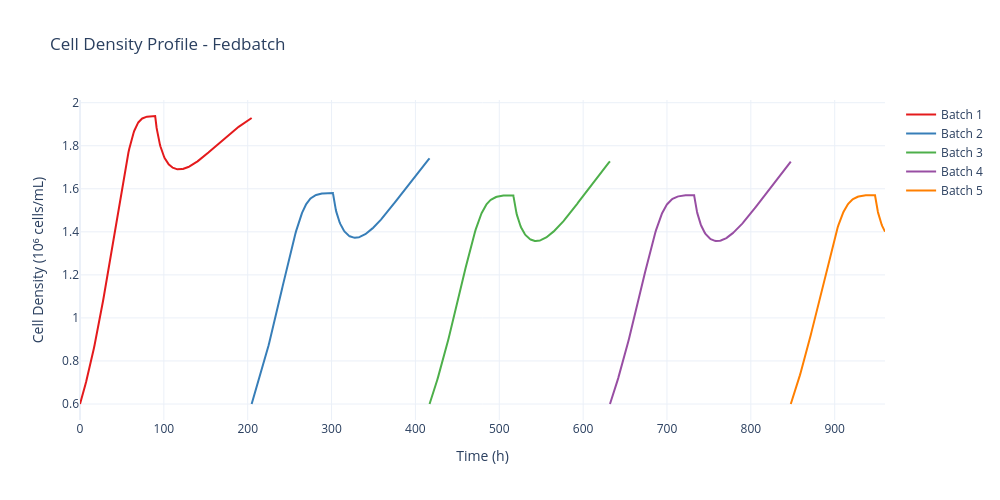
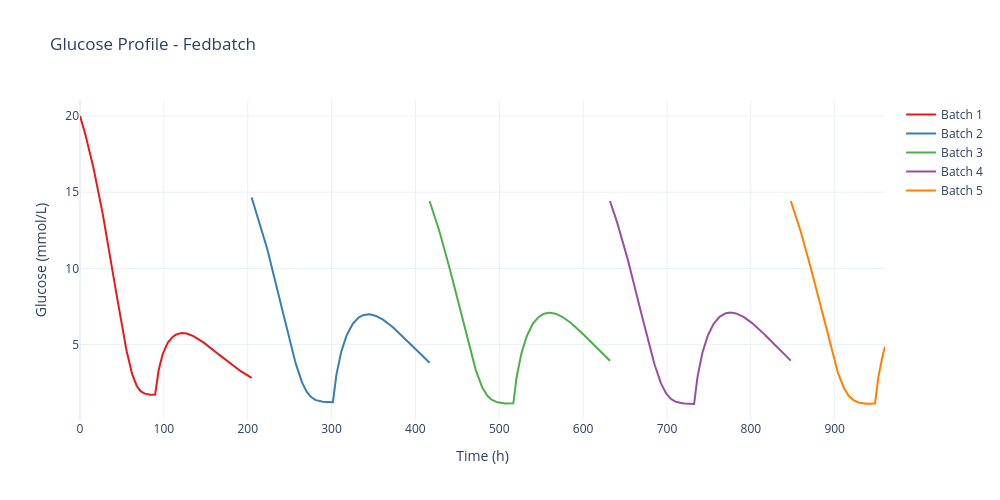
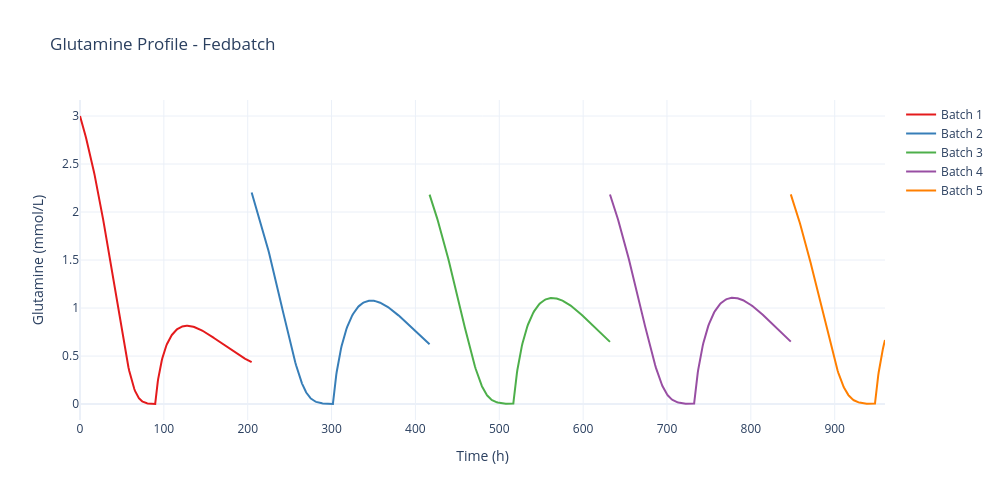
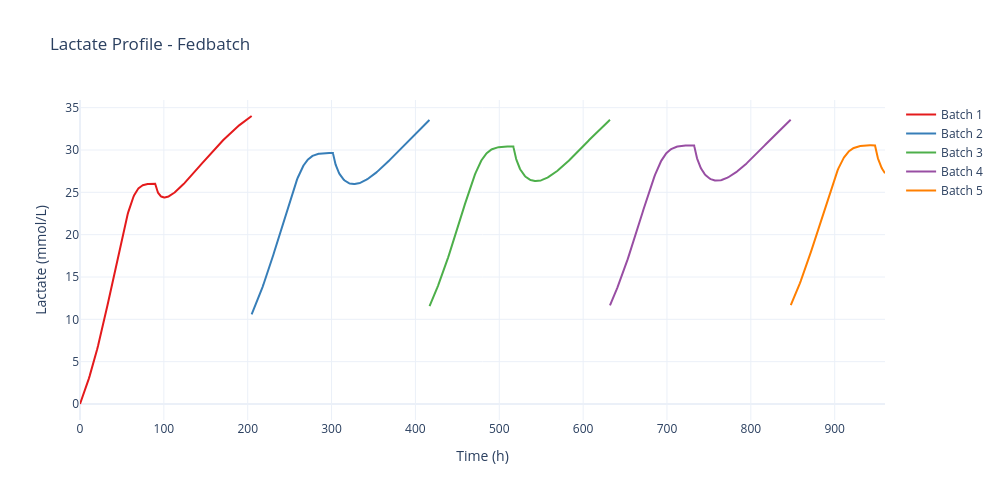

Notebook cell for these charts, in order:
### Code cell
fig_list = baseline_sim.data.plot_profiles()
for fig in fig_list:
    fig.show()

### Figure 1 — Plotly figure (JSON) as saved in the notebook; plotly's stock layout.template omitted (floating-point values rounded to 4 significant figures; data arrays with more than 128 entries replaced by an {"elided": "..."} marker saying what was removed)
{"data": [{"hovertemplate": "Time: %{x:.1f} h<br>Cell Density (10⁶ cells/mL): %{y:.2f}<extra></extra>", "line": {"color": "rgb(228,26,28)", "width": 2}, "mode": "lines", "name": "Batch 1", "type": "scatter", "x": {"elided": "310 float values"}, "y": {"elided": "310 float values"}}, {"hovertemplate": "Time: %{x:.1f} h<br>Cell Density (10⁶ cells/mL): %{y:.2f}<extra></extra>", "line": {"color": "rgb(55,126,184)", "width": 2}, "mode": "lines", "name": "Batch 2", "type": "scatter", "x": {"elided": "289 float values"}, "y": {"elided": "289 float values"}}, {"hovertemplate": "Time: %{x:.1f} h<br>Cell Density (10⁶ cells/mL): %{y:.2f}<extra></extra>", "line": {"color": "rgb(77,175,74)", "width": 2}, "mode": "lines", "name": "Batch 3", "type": "scatter", "x": {"elided": "296 float values"}, "y": {"elided": "296 float values"}}, {"hovertemplate": "Time: %{x:.1f} h<br>Cell Density (10⁶ cells/mL): %{y:.2f}<extra></extra>", "line": {"color": "rgb(152,78,163)", "width": 2}, "mode": "lines", "name": "Batch 4", "type": "scatter", "x": {"elided": "288 float values"}, "y": {"elided": "288 float values"}}, {"hovertemplate": "Time: %{x:.1f} h<br>Cell Density (10⁶ cells/mL): %{y:.2f}<extra></extra>", "line": {"color": "rgb(255,127,0)", "width": 2}, "mode": "lines", "name": "Batch 5", "type": "scatter", "x": {"elided": "170 float values"}, "y": {"elided": "170 float values"}}], "layout": {"font": {"size": 12}, "height": 500, "hovermode": "x unified", "title": {"text": "Cell Density Profile - Fedbatch"}, "width": 1000, "xaxis": {"title": {"text": "Time (h)"}}, "yaxis": {"title": {"text": "Cell Density (10⁶ cells/mL)"}}}}

### Figure 2 — Plotly figure (JSON) as saved in the notebook; plotly's stock layout.template omitted (floating-point values rounded to 4 significant figures; data arrays with more than 128 entries replaced by an {"elided": "..."} marker saying what was removed)
{"data": [{"hovertemplate": "Time: %{x:.1f} h<br>Glucose (mmol/L): %{y:.2f}<extra></extra>", "line": {"color": "rgb(228,26,28)", "width": 2}, "mode": "lines", "name": "Batch 1", "type": "scatter", "x": {"elided": "310 float values"}, "y": {"elided": "310 float values"}}, {"hovertemplate": "Time: %{x:.1f} h<br>Glucose (mmol/L): %{y:.2f}<extra></extra>", "line": {"color": "rgb(55,126,184)", "width": 2}, "mode": "lines", "name": "Batch 2", "type": "scatter", "x": {"elided": "289 float values"}, "y": {"elided": "289 float values"}}, {"hovertemplate": "Time: %{x:.1f} h<br>Glucose (mmol/L): %{y:.2f}<extra></extra>", "line": {"color": "rgb(77,175,74)", "width": 2}, "mode": "lines", "name": "Batch 3", "type": "scatter", "x": {"elided": "296 float values"}, "y": {"elided": "296 float values"}}, {"hovertemplate": "Time: %{x:.1f} h<br>Glucose (mmol/L): %{y:.2f}<extra></extra>", "line": {"color": "rgb(152,78,163)", "width": 2}, "mode": "lines", "name": "Batch 4", "type": "scatter", "x": {"elided": "288 float values"}, "y": {"elided": "288 float values"}}, {"hovertemplate": "Time: %{x:.1f} h<br>Glucose (mmol/L): %{y:.2f}<extra></extra>", "line": {"color": "rgb(255,127,0)", "width": 2}, "mode": "lines", "name": "Batch 5", "type": "scatter", "x": {"elided": "170 float values"}, "y": {"elided": "170 float values"}}], "layout": {"font": {"size": 12}, "height": 500, "hovermode": "x unified", "title": {"text": "Glucose Profile - Fedbatch"}, "width": 1000, "xaxis": {"title": {"text": "Time (h)"}}, "yaxis": {"title": {"text": "Glucose (mmol/L)"}}}}

### Figure 3 — Plotly figure (JSON) as saved in the notebook; plotly's stock layout.template omitted (floating-point values rounded to 4 significant figures; data arrays with more than 128 entries replaced by an {"elided": "..."} marker saying what was removed)
{"data": [{"hovertemplate": "Time: %{x:.1f} h<br>Glutamine (mmol/L): %{y:.2f}<extra></extra>", "line": {"color": "rgb(228,26,28)", "width": 2}, "mode": "lines", "name": "Batch 1", "type": "scatter", "x": {"elided": "310 float values"}, "y": {"elided": "310 float values"}}, {"hovertemplate": "Time: %{x:.1f} h<br>Glutamine (mmol/L): %{y:.2f}<extra></extra>", "line": {"color": "rgb(55,126,184)", "width": 2}, "mode": "lines", "name": "Batch 2", "type": "scatter", "x": {"elided": "289 float values"}, "y": {"elided": "289 float values"}}, {"hovertemplate": "Time: %{x:.1f} h<br>Glutamine (mmol/L): %{y:.2f}<extra></extra>", "line": {"color": "rgb(77,175,74)", "width": 2}, "mode": "lines", "name": "Batch 3", "type": "scatter", "x": {"elided": "296 float values"}, "y": {"elided": "296 float values"}}, {"hovertemplate": "Time: %{x:.1f} h<br>Glutamine (mmol/L): %{y:.2f}<extra></extra>", "line": {"color": "rgb(152,78,163)", "width": 2}, "mode": "lines", "name": "Batch 4", "type": "scatter", "x": {"elided": "288 float values"}, "y": {"elided": "288 float values"}}, {"hovertemplate": "Time: %{x:.1f} h<br>Glutamine (mmol/L): %{y:.2f}<extra></extra>", "line": {"color": "rgb(255,127,0)", "width": 2}, "mode": "lines", "name": "Batch 5", "type": "scatter", "x": {"elided": "170 float values"}, "y": {"elided": "170 float values"}}], "layout": {"font": {"size": 12}, "height": 500, "hovermode": "x unified", "title": {"text": "Glutamine Profile - Fedbatch"}, "width": 1000, "xaxis": {"title": {"text": "Time (h)"}}, "yaxis": {"title": {"text": "Glutamine (mmol/L)"}}}}

### Figure 4 — Plotly figure (JSON) as saved in the notebook; plotly's stock layout.template omitted (floating-point values rounded to 4 significant figures; data arrays with more than 128 entries replaced by an {"elided": "..."} marker saying what was removed)
{"data": [{"hovertemplate": "Time: %{x:.1f} h<br>Lactate (mmol/L): %{y:.2f}<extra></extra>", "line": {"color": "rgb(228,26,28)", "width": 2}, "mode": "lines", "name": "Batch 1", "type": "scatter", "x": {"elided": "310 float values"}, "y": {"elided": "310 float values"}}, {"hovertemplate": "Time: %{x:.1f} h<br>Lactate (mmol/L): %{y:.2f}<extra></extra>", "line": {"color": "rgb(55,126,184)", "width": 2}, "mode": "lines", "name": "Batch 2", "type": "scatter", "x": {"elided": "289 float values"}, "y": {"elided": "289 float values"}}, {"hovertemplate": "Time: %{x:.1f} h<br>Lactate (mmol/L): %{y:.2f}<extra></extra>", "line": {"color": "rgb(77,175,74)", "width": 2}, "mode": "lines", "name": "Batch 3", "type": "scatter", "x": {"elided": "296 float values"}, "y": {"elided": "296 float values"}}, {"hovertemplate": "Time: %{x:.1f} h<br>Lactate (mmol/L): %{y:.2f}<extra></extra>", "line": {"color": "rgb(152,78,163)", "width": 2}, "mode": "lines", "name": "Batch 4", "type": "scatter", "x": {"elided": "288 float values"}, "y": {"elided": "288 float values"}}, {"hovertemplate": "Time: %{x:.1f} h<br>Lactate (mmol/L): %{y:.2f}<extra></extra>", "line": {"color": "rgb(255,127,0)", "width": 2}, "mode": "lines", "name": "Batch 5", "type": "scatter", "x": {"elided": "170 float values"}, "y": {"elided": "170 float values"}}], "layout": {"font": {"size": 12}, "height": 500, "hovermode": "x unified", "title": {"text": "Lactate Profile - Fedbatch"}, "width": 1000, "xaxis": {"title": {"text": "Time (h)"}}, "yaxis": {"title": {"text": "Lactate (mmol/L)"}}}}
